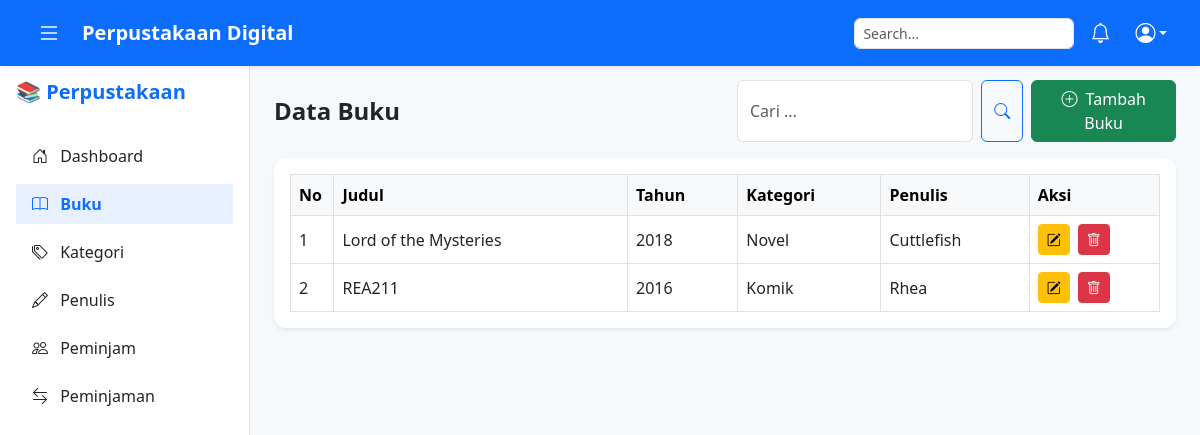
The page /pages/buku.php (signed in) on the database its author committed.
### tables this page shows
CREATE TABLE `tb_buku` (
  `id_buku` int(11) NOT NULL,
  `judul_buku` varchar(200) NOT NULL,
  `tahun_terbit` year(4) DEFAULT NULL,
  `id_kategori` int(11) DEFAULT NULL,
  `id_penulis` int(11) DEFAULT NULL
);

CREATE TABLE `tb_kategori` (
  `id_kategori` int(11) NOT NULL,
  `nama_kategori` varchar(100) NOT NULL
);

CREATE TABLE `tb_penulis` (
  `id_penulis` int(11) NOT NULL,
  `nama_penulis` varchar(100) NOT NULL
);

### pages/buku.php (the view, shortened to what this page needs)
<?php
include '../config/koneksi.php';
include '../componen/header.php';
include '../componen/sidebar.php';
$cari = $_GET['cari'] ?? '';
$buku = mysqli_query($conn, "
    SELECT b.*, k.nama_kategori, p.nama_penulis
    FROM tb_buku b
    LEFT JOIN tb_kategori k ON b.id_kategori = k.id_kategori
    LEFT JOIN tb_penulis p ON b.id_penulis = p.id_penulis
    WHERE b.judul_buku LIKE '%$cari%'
       OR k.nama_kategori LIKE '%$cari%'
       OR p.nama_penulis LIKE '%$cari%'
        OR b.tahun_terbit LIKE '%$cari%'
    ORDER BY b.id_buku DESC
");
?>
<main class="main-content" style="margin-left:250px; padding-top:80px; background-color:#f6f9fc;">
    <div class="container-fluid px-4">
        <div class="row align-items-center mb-3">
            <div class="col-md-6">
                <h4 class="fw-bold mb-0">Data Buku</h4>
            </div>
            <div class="col-md-6 d-flex justify-content-end gap-2">
                <form method="GET" class="d-flex" role="search">
                    <input type="text" name="cari" class="form-control me-2" placeholder="Cari ..." value="<?= htmlspecialchars($cari); ?>">
                    <button class="btn btn-outline-primary" type="submit">
                        <i class="bi bi-search"></i>
                    </button>
                </form>
                <a href="tambah_buku.php" class="btn btn-success">
                    <i class="bi bi-plus-circle me-1"></i> Tambah Buku
                </a>
            </div>
        </div>
        <div class="card border-0 shadow-sm">
            <div class="card-body table-responsive">
                <table class="table table-bordered table-hover align-middle mb-0">
                    <thead class="table-light">
                        <tr>
                            <th style="width: 5%;">No</th>
                            <th>Judul</th>
                            <th>Tahun</th>
                            <th>Kategori</th>
                            <th>Penulis</th>
                            <th style="width: 15%;">Aksi</th>
                        </tr>
                    </thead>
                    <tbody>
                        <?php if (mysqli_num_rows($buku) > 0): ?>
                            <?php $no = 1;
                            while ($d = mysqli_fetch_array($buku)) { ?>
                                <tr>
                                    <td><?= $no++; ?></td>
                                    <td><?= htmlspecialchars($d['judul_buku']); ?></td>
                                    <td><?= $d['tahun_terbit']; ?></td>
                                    <td><?= $d['nama_kategori']; ?></td>
                                    <td><?= $d['nama_penulis']; ?></td>
                                    <td>
                                        <a href="edit_buku.php?id=<?= $d['id_buku']; ?>" class="btn btn-sm btn-warning me-1">
                                            <i class="bi bi-pencil-square"></i>
                                        </a>
                                        <a href="../proses/buku_proses.php?hapus&id=<?= $d['id_buku']; ?>" class="btn btn-sm btn-danger" onclick="return confirm('Hapus?')">
                                            <i class="bi bi-trash"></i>
                                        </a>
                                    </td>
                                </tr>
                            <?php } ?>
                        <?php else: ?>
                            <tr>
                                <td colspan="6" class="text-center text-muted">Data tidak ditemukan.</td>
                            </tr>
                        <?php endif; ?>
                    </tbody>
                </table>
            </div>
        </div>
    </div>
</main>
<?php include '../componen/footer.php'; ?>

### assets/css/style.css (style rules this page uses)
body { background-color: #f6f9fc; font-family: "Segoe UI", sans-serif; overflow-x: hidden; }
.card { border-radius: 12px; }
.table th, .table td { vertical-align: middle; }

### rows shown on the page
tb_buku: judul_buku "Lord of the Mysteries", tahun_terbit "2018", id_kategori.nama_kategori "Novel", id_penulis.nama_penulis "Cuttlefish"
tb_buku: judul_buku "REA211", tahun_terbit "2016", id_kategori.nama_kategori "Komik", id_penulis.nama_penulis "Rhea"
